Frame 1 (no input): blank canvas, image omitted
Frame 60 (no input): blank canvas, image omitted
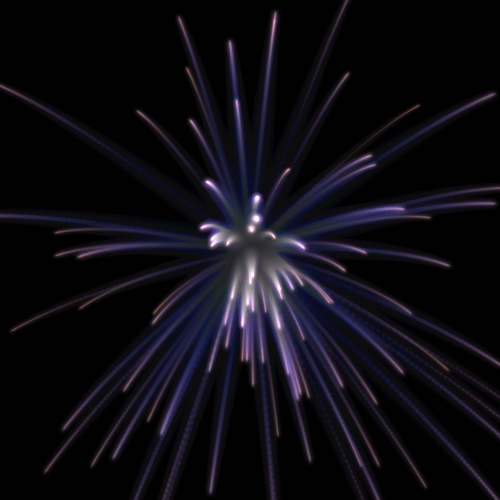
Frame 120 (the mouse pressed at the canvas centre since frame 60)

The p5.js sketch whose frames 1 and 60 were blank and that drew this single picture after the mouse press (run headless with seeded random() and noise() and a simulated clock; from frame 60 on, the mouse is pressed at the canvas centre):

// p5.js sketch
// ── sketch.js
function setup() {
  createCanvas( 500, 500 );
  background( 0 );
  mousePressed( 0, 0 );
}

function draw() {
  background( 0, 10 );
  j = 0;
  while(++j<num) {
    target = pos[j];
    target.aX *= .98;
    target.aY *= .98;

    oldX = target.x;
    oldY = target.y;
    target.x += target.aX;
    target.y += target.aY + 1;

    target.d *= .98;
    w = target.d*5;
    i = 0;

    while(i++<5) {
      base = 50/i;
      push();
      blendMode(ADD);
      stroke( base + (1-target.d)*100, base+50, base + target.d*250, base );
      strokeWeight( w*=1.5 );
      line( target.x, target.y, oldX, oldY );
      pop();
    }
  }
}

function mousePressed(e, setD=1) {
  pos = [];
  num = 100;
  speed = 10;
  m = mouseX;
  n = mouseY;
  i = 0;
  while(++i<num) {
		a = createVector(random(speed)).rotate(random()*TAU);
    pos[i] = {
      x: m,
      y: n,
      aX: a.x,
      aY: a.y,
      d: random(setD*.5, setD)
    }
  }
}
/**/
